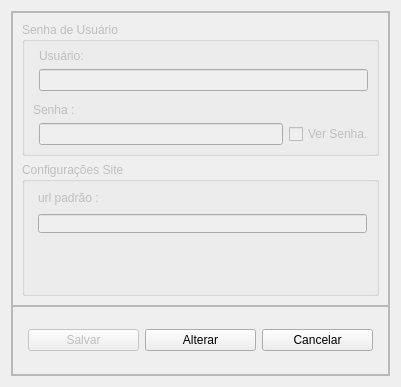
<?xml version="1.0" encoding="UTF-8"?>
<ui version="4.0">
 <class>Form</class>
 <widget class="QWidget" name="Form">
  <property name="geometry">
   <rect>
    <x>0</x>
    <y>0</y>
    <width>401</width>
    <height>387</height>
   </rect>
  </property>
  <property name="windowTitle">
   <string>Form</string>
  </property>
  <layout class="QVBoxLayout" name="verticalLayout">
   <item>
    <widget class="QFrame" name="frame">
     <property name="frameShape">
      <enum>QFrame::StyledPanel</enum>
     </property>
     <property name="frameShadow">
      <enum>QFrame::Raised</enum>
     </property>
     <layout class="QVBoxLayout" name="verticalLayout_2">
      <property name="spacing">
       <number>0</number>
      </property>
      <property name="leftMargin">
       <number>0</number>
      </property>
      <property name="topMargin">
       <number>0</number>
      </property>
      <property name="rightMargin">
       <number>0</number>
      </property>
      <property name="bottomMargin">
       <number>0</number>
      </property>
      <item>
       <widget class="QFrame" name="frm_central">
        <property name="enabled">
         <bool>false</bool>
        </property>
        <property name="frameShape">
         <enum>QFrame::StyledPanel</enum>
        </property>
        <property name="frameShadow">
         <enum>QFrame::Raised</enum>
        </property>
        <layout class="QVBoxLayout" name="verticalLayout_7">
         <item>
          <widget class="QGroupBox" name="groupBox">
           <property name="title">
            <string>Senha de Usuário</string>
           </property>
           <widget class="QWidget" name="">
            <property name="geometry">
             <rect>
              <x>11</x>
              <y>21</y>
              <width>341</width>
              <height>102</height>
             </rect>
            </property>
            <layout class="QVBoxLayout" name="verticalLayout_6">
             <item>
              <layout class="QVBoxLayout" name="verticalLayout_3">
               <property name="spacing">
                <number>6</number>
               </property>
               <property name="leftMargin">
                <number>6</number>
               </property>
               <property name="topMargin">
                <number>6</number>
               </property>
               <property name="rightMargin">
                <number>6</number>
               </property>
               <property name="bottomMargin">
                <number>6</number>
               </property>
               <item>
                <widget class="QLabel" name="label">
                 <property name="text">
                  <string>Usuário:</string>
                 </property>
                </widget>
               </item>
               <item>
                <widget class="QLineEdit" name="text_usuario"/>
               </item>
              </layout>
             </item>
             <item>
              <layout class="QVBoxLayout" name="verticalLayout_4">
               <item>
                <widget class="QLabel" name="label_2">
                 <property name="text">
                  <string>Senha :</string>
                 </property>
                </widget>
               </item>
               <item>
                <layout class="QHBoxLayout" name="horizontalLayout_3">
                 <property name="leftMargin">
                  <number>6</number>
                 </property>
                 <item>
                  <widget class="QLineEdit" name="text_senha">
                   <property name="echoMode">
                    <enum>QLineEdit::Password</enum>
                   </property>
                  </widget>
                 </item>
                 <item>
                  <widget class="QCheckBox" name="check_ver_senha">
                   <property name="text">
                    <string>Ver Senha.</string>
                   </property>
                  </widget>
                 </item>
                </layout>
               </item>
              </layout>
             </item>
            </layout>
           </widget>
          </widget>
         </item>
         <item>
          <widget class="QGroupBox" name="groupBox_2">
           <property name="title">
            <string>Configurações Site</string>
           </property>
           <widget class="QWidget" name="">
            <property name="geometry">
             <rect>
              <x>10</x>
              <y>23</y>
              <width>341</width>
              <height>54</height>
             </rect>
            </property>
            <layout class="QVBoxLayout" name="verticalLayout_5">
             <property name="spacing">
              <number>9</number>
             </property>
             <property name="leftMargin">
              <number>6</number>
             </property>
             <property name="topMargin">
              <number>6</number>
             </property>
             <property name="rightMargin">
              <number>6</number>
             </property>
             <property name="bottomMargin">
              <number>6</number>
             </property>
             <item>
              <widget class="QLabel" name="label_3">
               <property name="text">
                <string>url padrão :</string>
               </property>
              </widget>
             </item>
             <item>
              <widget class="QLineEdit" name="text_url"/>
             </item>
            </layout>
           </widget>
          </widget>
         </item>
        </layout>
       </widget>
      </item>
      <item>
       <widget class="QFrame" name="frame_2">
        <property name="minimumSize">
         <size>
          <width>0</width>
          <height>41</height>
         </size>
        </property>
        <property name="maximumSize">
         <size>
          <width>16777215</width>
          <height>69</height>
         </size>
        </property>
        <property name="frameShape">
         <enum>QFrame::StyledPanel</enum>
        </property>
        <property name="frameShadow">
         <enum>QFrame::Raised</enum>
        </property>
        <layout class="QHBoxLayout" name="horizontalLayout_2">
         <item>
          <layout class="QHBoxLayout" name="horizontalLayout">
           <property name="leftMargin">
            <number>6</number>
           </property>
           <property name="topMargin">
            <number>6</number>
           </property>
           <property name="rightMargin">
            <number>6</number>
           </property>
           <property name="bottomMargin">
            <number>6</number>
           </property>
           <item>
            <widget class="QPushButton" name="bnt_salvar">
             <property name="enabled">
              <bool>false</bool>
             </property>
             <property name="text">
              <string>Salvar</string>
             </property>
            </widget>
           </item>
           <item>
            <widget class="QPushButton" name="bnt_alterar">
             <property name="text">
              <string>Alterar</string>
             </property>
            </widget>
           </item>
           <item>
            <widget class="QPushButton" name="bnt_cancelar">
             <property name="text">
              <string>Cancelar</string>
             </property>
            </widget>
           </item>
          </layout>
         </item>
        </layout>
       </widget>
      </item>
     </layout>
    </widget>
   </item>
  </layout>
 </widget>
 <resources/>
 <connections>
  <connection>
   <sender>bnt_alterar</sender>
   <signal>clicked(bool)</signal>
   <receiver>frm_central</receiver>
   <slot>setDisabled(bool)</slot>
   <hints>
    <hint type="sourcelabel">
     <x>473</x>
     <y>335</y>
    </hint>
    <hint type="destinationlabel">
     <x>434</x>
     <y>250</y>
    </hint>
   </hints>
  </connection>
  <connection>
   <sender>bnt_alterar</sender>
   <signal>clicked(bool)</signal>
   <receiver>bnt_salvar</receiver>
   <slot>setDisabled(bool)</slot>
   <hints>
    <hint type="sourcelabel">
     <x>460</x>
     <y>320</y>
    </hint>
    <hint type="destinationlabel">
     <x>386</x>
     <y>328</y>
    </hint>
   </hints>
  </connection>
  <connection>
   <sender>bnt_alterar</sender>
   <signal>clicked(bool)</signal>
   <receiver>bnt_alterar</receiver>
   <slot>setEnabled(bool)</slot>
   <hints>
    <hint type="sourcelabel">
     <x>459</x>
     <y>328</y>
    </hint>
    <hint type="destinationlabel">
     <x>459</x>
     <y>328</y>
    </hint>
   </hints>
  </connection>
  <connection>
   <sender>bnt_cancelar</sender>
   <signal>clicked()</signal>
   <receiver>Form</receiver>
   <slot>close()</slot>
   <hints>
    <hint type="sourcelabel">
     <x>568</x>
     <y>336</y>
    </hint>
    <hint type="destinationlabel">
     <x>617</x>
     <y>353</y>
    </hint>
   </hints>
  </connection>
 </connections>
</ui>
